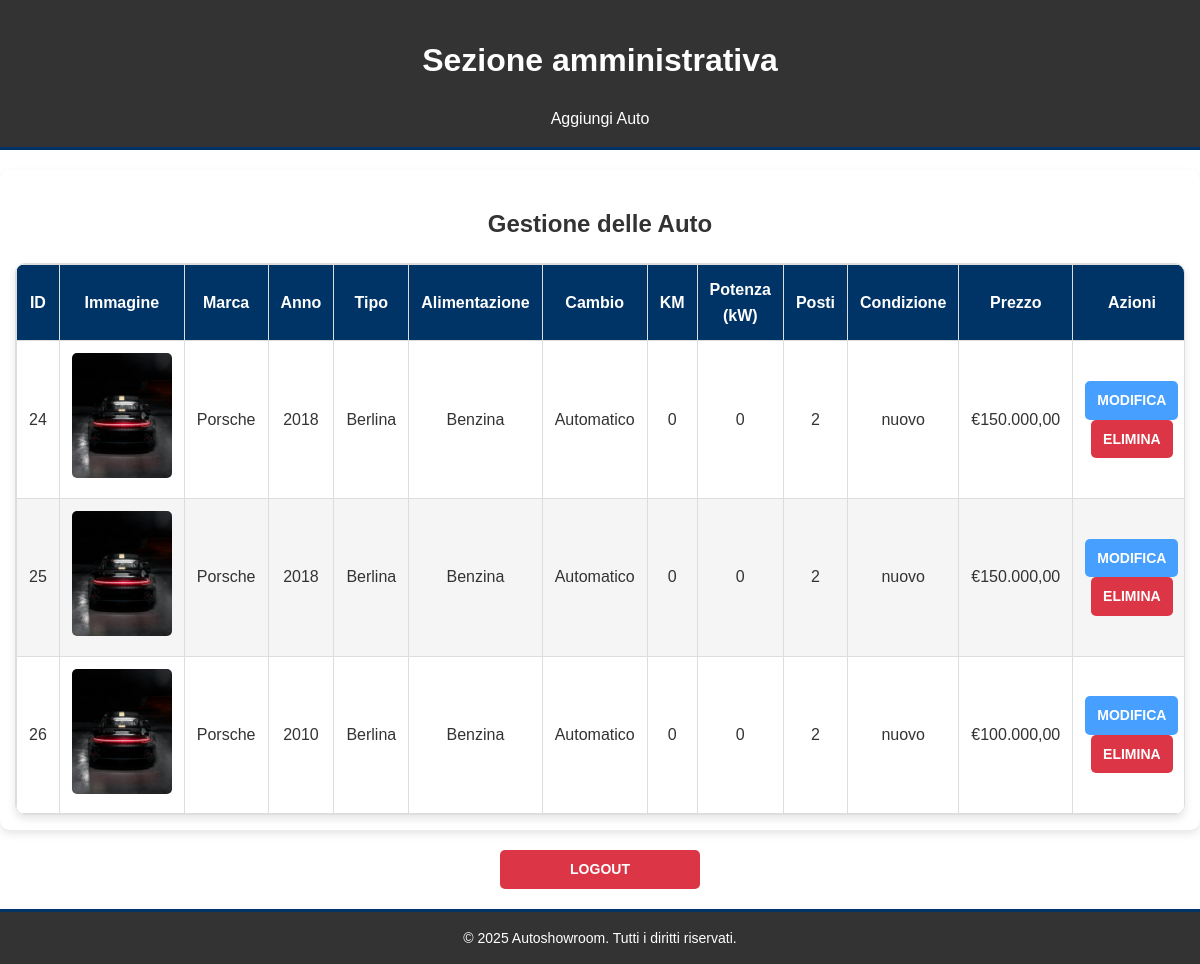
The page /admin/admin.php (signed in) on the database its author committed.
### tables this page shows
CREATE TABLE `cars` (
  `id` int(11) NOT NULL,
  `brand_id` int(11) NOT NULL,
  `car_type_id` int(11) NOT NULL,
  `fuel_type_id` int(11) NOT NULL,
  `transmission_id` int(11) NOT NULL,
  `year` year(4) NOT NULL,
  `price` decimal(10,2) NOT NULL,
  `km` int(11) NOT NULL,
  `seats` tinyint(4) NOT NULL,
  `power_kw` int(11) NOT NULL,
  `car_condition` enum('nuovo','usato') NOT NULL
);

CREATE TABLE `car_images` (
  `id` int(11) NOT NULL,
  `car_id` int(11) NOT NULL,
  `image_path` varchar(255) NOT NULL
);

CREATE TABLE `brands` (
  `id` int(11) NOT NULL,
  `name` varchar(50) NOT NULL
);

CREATE TABLE `car_types` (
  `id` int(11) NOT NULL,
  `name` varchar(50) NOT NULL
);

CREATE TABLE `fuel_types` (
  `id` int(11) NOT NULL,
  `name` varchar(50) NOT NULL
);

CREATE TABLE `transmissions` (
  `id` int(11) NOT NULL,
  `name` varchar(50) NOT NULL
);

### functions/functions.php (called while the page is built, shortened)
<?php
require_once 'db.php';
function get_all_cars_complete() {
    global $conn;
    $sql = "
        SELECT
            c.id,
            c.brand_id,
            b.name        AS brand_name,
            c.car_type_id,
            ct.name       AS car_type_name,
            c.fuel_type_id,
            f.name        AS fuel_type_name,
            c.transmission_id,
            t.name        AS transmission_name,
            c.year,
            c.price,
            c.km,
            c.seats,
            c.power_kw,
            c.car_condition
        FROM cars c
        JOIN brands        b  ON c.brand_id        = b.id
        JOIN car_types     ct ON c.car_type_id     = ct.id
        JOIN fuel_types    f  ON c.fuel_type_id    = f.id
        JOIN transmissions t  ON c.transmission_id = t.id
    ";
    $stmt = $conn->prepare($sql);
    $stmt->execute();
    return $stmt->fetchAll(PDO::FETCH_ASSOC);
}
?>

### functions/get_car_images.php (called while the page is built)
<?php
function getCarImages($conn, $car_id, $limit = null) {
    $query = "SELECT image_path FROM car_images WHERE car_id = :car_id";
    if ($limit) {
        $query .= " LIMIT :limit";
    }
    $stmt = $conn->prepare($query);
    $stmt->bindValue(':car_id', $car_id, PDO::PARAM_INT);
    if ($limit) {
        $stmt->bindValue(':limit', $limit, PDO::PARAM_INT);
    }
    $stmt->execute();
    return $stmt->fetchAll(PDO::FETCH_ASSOC);
}
?>

### admin/admin.php (the view, shortened to what this page needs)
<?php
require '../functions/functions.php';
include '../functions/get_car_images.php';
$cars = get_all_cars_complete();
?>
<!DOCTYPE html>
<html lang="it">
<head>
    <link rel="stylesheet" href="../css/admin.css">
</head>
<body>
    <header class="header">
        <h1><a href="../index.php">Sezione amministrativa</a></h1>
        <nav>
            <ul>
                <li><a href="./add_car.php">Aggiungi Auto</a></li>
            </ul>
        </nav>
    </header>
    <main class="container">
        <h2>Gestione delle Auto</h2>
        <div class="table-wrapper">
            <table class="styled-table">
                <thead>
                    <tr>
                        <th class="col-id">ID</th>
                        <th class="col-img">Immagine</th>
                        <th>Marca</th>
                        <th>Anno</th>
                        <th>Tipo</th>
                        <th>Alimentazione</th>
                        <th>Cambio</th>
                        <th>KM</th>
                        <th>Potenza (kW)</th>
                        <th>Posti</th>
                        <th>Condizione</th>
                        <th>Prezzo</th>
                        <th>Azioni</th>
                    </tr>
                </thead>
                <tbody>
                    <?php foreach ($cars as $car): ?>
                        <tr class="car-row" data-id="<?php echo htmlspecialchars($car['id']); ?>">
                            <td class="car-id-toggle" data-label="ID">
                                <?php echo htmlspecialchars($car['id']); ?>
                            </td>
                            <td class="car-img" data-label="Immagine">
                                <?php
                                    $images = getCarImages($conn, $car['id'], 1);
                                    $image_path = $images[0]['image_path'] ?? '../assets/no-image.png';
                                    echo "<img src='" . htmlspecialchars($image_path) . "' alt='Immagine Auto' class='car-image'>";
                                ?>
                            </td>
                            <td data-label="Marca"><?php echo htmlspecialchars($car['brand_name']); ?></td>
                            <td data-label="Anno"><?php echo htmlspecialchars($car['year']); ?></td>
                            <td data-label="Tipo"><?php echo htmlspecialchars($car['car_type_name']); ?></td>
                            <td data-label="Alimentazione"><?php echo htmlspecialchars($car['fuel_type_name']); ?></td>
                            <td data-label="Cambio"><?php echo htmlspecialchars($car['transmission_name']); ?></td>
                            <td data-label="KM"><?php echo number_format($car['km'], 0, '', '.'); ?></td>
                            <td data-label="Potenza (kW)"><?php echo htmlspecialchars($car['power_kw']); ?></td>
                            <td data-label="Posti"><?php echo htmlspecialchars($car['seats']); ?></td>
                            <td data-label="Condizione"><?php echo htmlspecialchars($car['car_condition']); ?></td>
                            <td data-label="Prezzo">€<?php echo number_format($car['price'], 2, ',', '.'); ?></td>
                            <td data-label="Azioni">
                                <a href="./edit_car.php?id=<?php echo $car['id']; ?>" class="button edit">Modifica</a>
                                <a href="./delete_car.php?id=<?php echo $car['id']; ?>" class="button delete"
                                   onclick="return confirm('Sei sicuro di voler eliminare questa auto?');">
                                    Elimina
                                </a>
                            </td>
                        </tr>
                    <?php endforeach; ?>
                </tbody>
            </table>
        </div>
    </main>
    <a href="logout.php" class="button delete"
       style="margin: 20px auto; display:block; text-align:center; max-width:200px;">
        Logout
    </a>
    <footer>
        <p>&copy; 2025 Autoshowroom. Tutti i diritti riservati.</p>
    </footer>
</body>
</html>

### css/admin.css (style rules this page uses)
* { margin: 0; padding: 0; box-sizing: border-box; }
body { font-family: Arial, sans-serif; background-color: var(--color-white); color: var(--color-little-black); line-height: 1.6; }
h1, h2, h3 { text-align: center; margin: 20px 0; }
header { background-color: var(--color-little-black); color: var(--color-white); padding: 15px 0; border-bottom: 3px solid var(--color-primary); text-align: center; }
header h1 a { color: var(--color-white); text-decoration: none; }
header nav ul { display: flex; justify-content: center; list-style: none; gap: 20px; margin-top: 10px; }
header nav ul li a { color: var(--color-white); text-decoration: none; font-size: 16px; transition: color 0.3s ease; }
.container { max-width: 1200px; margin: 20px auto; padding: 15px; background-color: var(--color-white); border-radius: 10px; box-shadow: 0 4px 8px rgba(0, 0, 0, 0.1); }
.table-wrapper { overflow-x: auto; margin-top: 20px; border: 1px solid #ddd; border-radius: 10px; background-color: var(--color-white); box-shadow: 0 4px 8px rgba(0, 0, 0, 0.1); }
.styled-table { width: 100%; border-collapse: collapse; }
.styled-table th, .styled-table td { padding: 12px; border: 1px solid #ddd; text-align: center; }
.car-image { width: 100px; height: auto; border-radius: 5px; }
.styled-table thead { background-color: var(--color-primary); color: white; }
.styled-table tbody tr:nth-child(even) { background-color: var(--color-back-cards); }
.button { display: inline-block; padding: 8px 12px; border-radius: 5px; font-size: 14px; font-weight: bold; text-transform: uppercase; text-decoration: none; text-align: center; cursor: pointer; transition: background-color 0.3s ease; }
.button.edit { background-color: var(--color-secondary); color: var(--color-white); }
.button.delete { background-color: #dc3545; color: var(--color-white); }
footer { background-color: var(--color-little-black); color: #fff; text-align: center; padding: 15px; border-top: 3px solid var(--color-primary); }
footer p { font-size: 14px; margin: 0; }

### css/root.css (style rules this page uses)
:root { --color-primary: #003366; --color-secondary: #47A0FF; --color-light: #c2c2c2; --color-accent: #70b8ff; --color-text: #333333; --color-text-light: #ffffff; --color-back-cards: #f5f5f5; --color-white: #ffffff; --color-little-black: #333; --transition-duration: 0.3s; }

### rows shown on the page
cars: id "24", car_images.image_path (picture), brand.name "Porsche", year "2018", car_type.name "Berlina", fuel_type.name "Benzina", transmission.name "Automatico", km "0", power_kw "0", seats "2", car_condition "nuovo", price "150.000,00"
cars: id "25", car_images.image_path (picture), brand.name "Porsche", year "2018", car_type.name "Berlina", fuel_type.name "Benzina", transmission.name "Automatico", km "0", power_kw "0", seats "2", car_condition "nuovo", price "150.000,00"
cars: id "26", car_images.image_path (picture), brand.name "Porsche", year "2010", car_type.name "Berlina", fuel_type.name "Benzina", transmission.name "Automatico", km "0", power_kw "0", seats "2", car_condition "nuovo", price "100.000,00"
